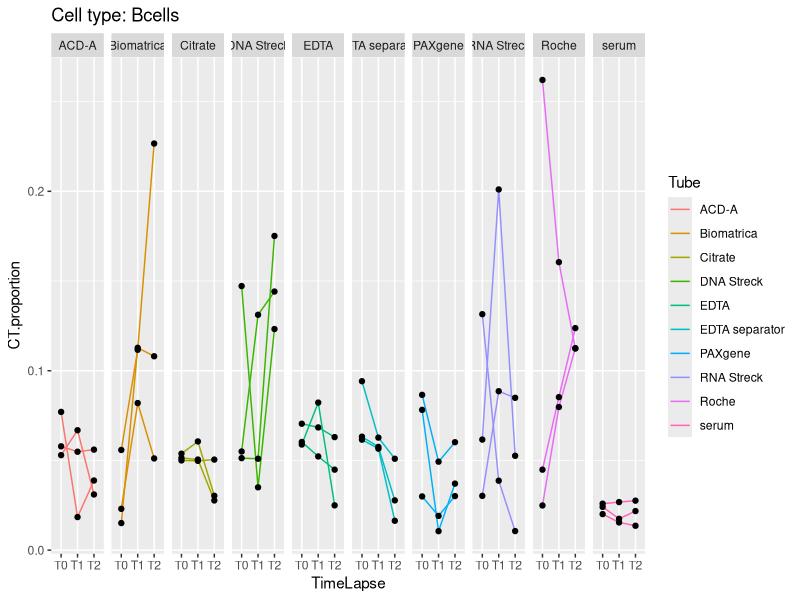
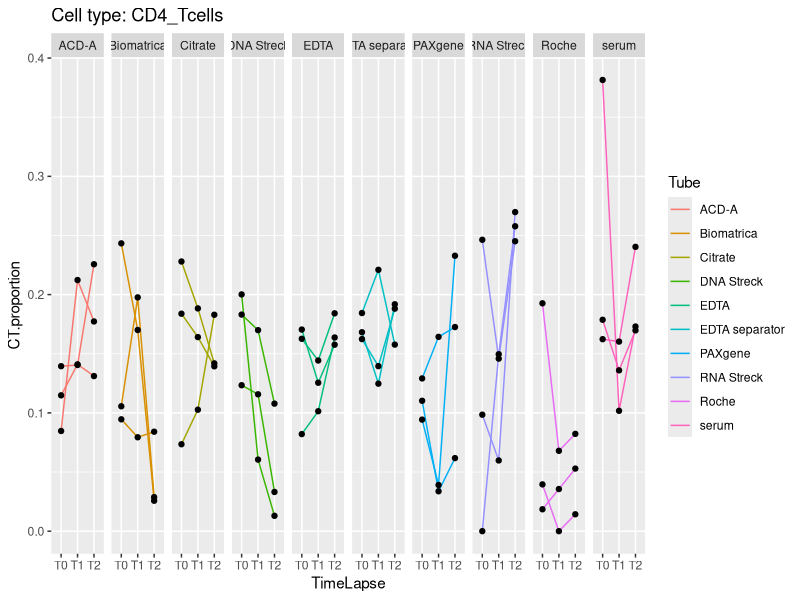
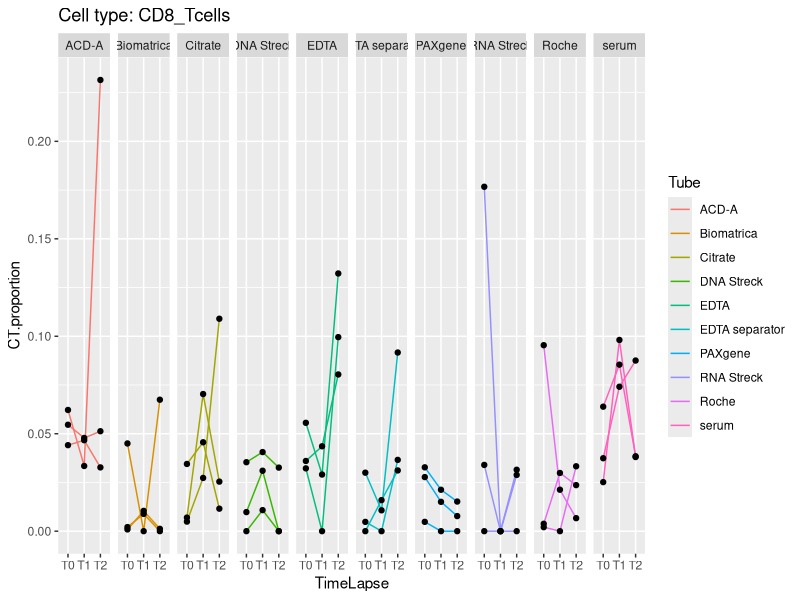
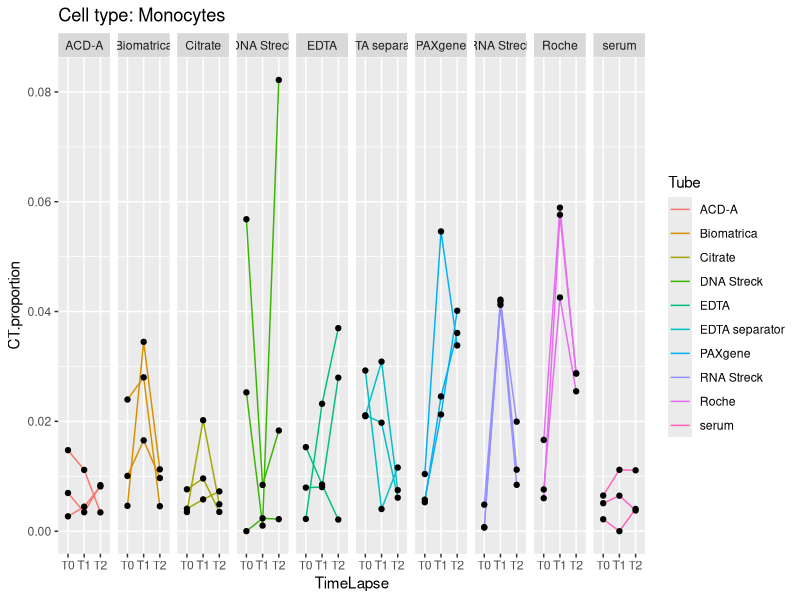
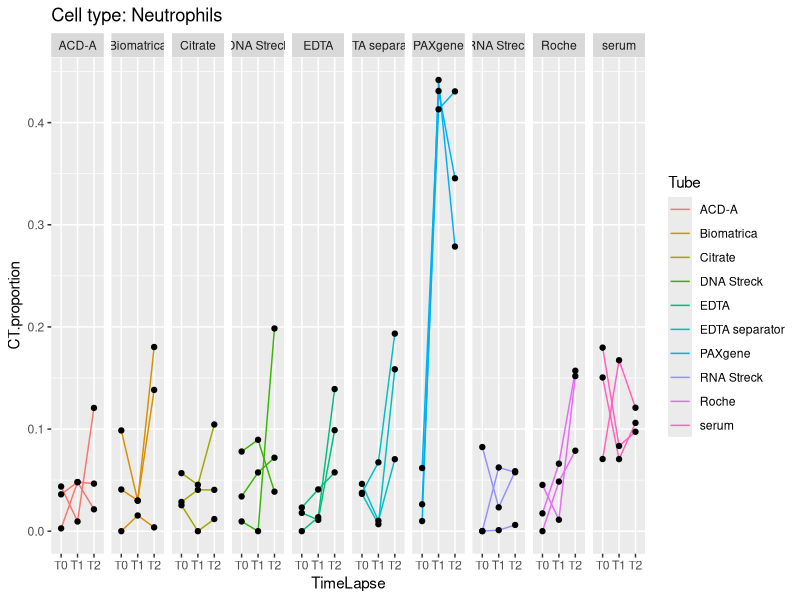
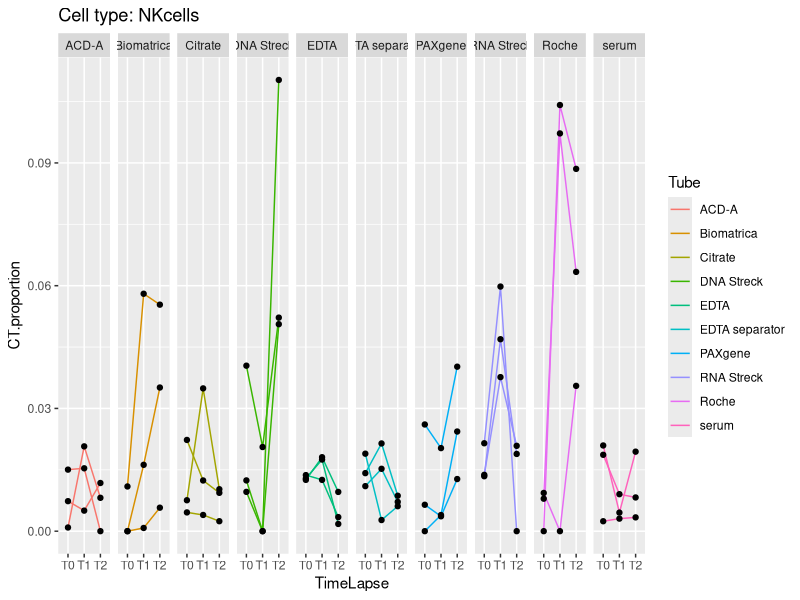
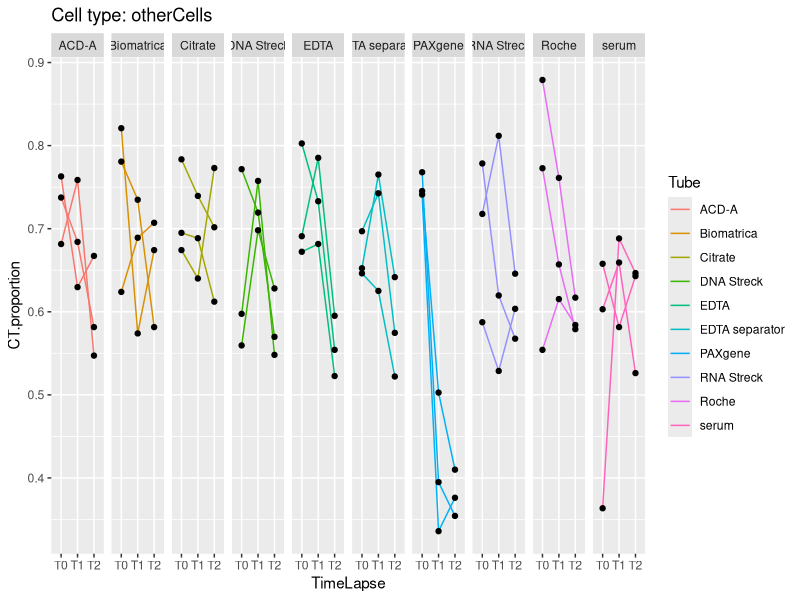
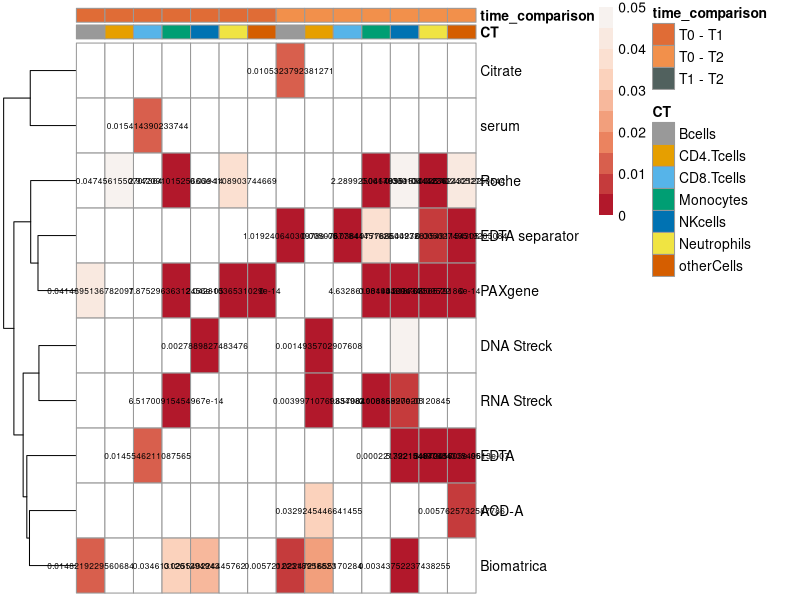

The R script that drew these images, in order: (Note: this script raises an error after producing the figures.)
# "Repeated measures analyses: beta regression models - FRANCISCO NOV 2022"

library(nlme)
library(ggplot2)
library(multcomp)
library(emmeans)
library(glmmTMB)
library(car)

require(data.table)
require(tidyverse)
require(dplyr)
library(ggplot2)
library(ggrepel)
require(pheatmap)
require(cowplot)
require(gridExtra)
library(RColorBrewer)

set.seed(189672)


db<-read.csv("duplicates.csv")
str(db)

db$Tube<-as.factor(db$Tube)
db$RNAisolation<-as.factor(db$RNAisolation)
db$TimeLapse<-as.factor(db$TimeLapse)
db$donorID<-as.factor(db$donorID)

Tube.levels<-levels(db$Tube)
RNAisolation.levels<-levels(db$RNAisolation)
TimeLapse.levels<-levels(db$TimeLapse)

db2 = fread("EPIC.BRef_mixed_model_input.txt", data.table = FALSE)
db2$Tube<-as.factor(db2$Tube)
db2$BiologicalReplicate<-as.factor(db2$BiologicalReplicate)
db2$TimeLapse<-as.factor(db2$TimeLapse)

cell.types<-unique(db2$CT)

cnt<-1
p<-list()
for(ct in cell.types) {
  p1<-ggplot(data = db2[db2$CT==ct,], aes(x = TimeLapse, y = CT.proportion, group = Tube:BiologicalReplicate))
  p2<-p1+geom_line(aes(color=Tube))+geom_point() + facet_grid(. ~ Tube)+
    ggtitle(paste("Cell type: ",ct,sep=""))
  p[[cnt]]<-p2
  cnt<-cnt+1
}
p

dev.off()

####################################
# Based on the previous visualisations, O.Thas suggested to have different variances for the tubes. Separate analyses for the cell types.
# Beta regression models with random effects for all cell types

ALL_OUTPUT = lapply(cell.types, function(cell_type){
  
  m <- glmmTMB(CT.proportion ~ Tube*TimeLapse + (1|BiologicalReplicate),
             dispformula = ~Tube,
             family = beta_family(),
             data=db2[db2$CT==cell_type,])
  
  m.methods <- emmeans(m, ~TimeLapse|Tube)
  
  results = reshape2::melt(pairs(m.methods))
  results = results[,c(1,2,ncol(results))]
  colnames(results) = c("time_comparison", "tube", "p-value")
  results$CT = gsub("_","\\.", cell_type)
  results
  
})

ALL_OUTPUT = do.call(rbind.data.frame, ALL_OUTPUT)

ALL_OUTPUT = data.table::dcast.data.table(data.table(ALL_OUTPUT), formula = tube ~ CT + time_comparison, value.var = "p-value") %>% as.data.frame()
rownames(ALL_OUTPUT) = ALL_OUTPUT$tube
ALL_OUTPUT$tube = NULL

######################################################################################
## Re-order columns on heatmap: all T0-T1, T1-T2 and T0-T2
ALL_OUTPUT = ALL_OUTPUT[, c(grep("T0 - T1", colnames(ALL_OUTPUT)), grep("T1 - T2", colnames(ALL_OUTPUT)), grep("T0 - T2", colnames(ALL_OUTPUT)))]

annotation = data.frame(
  CT = colnames(ALL_OUTPUT) %>% strsplit(., "_") %>% lapply(., function(x) x[1]) %>% unlist(),
  time_comparison = colnames(ALL_OUTPUT) %>% strsplit(., "_") %>% lapply(., function(x) x[2]) %>% unlist()
)
rownames(annotation) = colnames(ALL_OUTPUT)

annotation_colors = list(
  time_comparison = c(`T0 - T1`="#E06C36", `T0 - T2`="#F2904B", `T1 - T2`="#51615E"),
  CT = c(Bcells="#999999", CD4.Tcells="#E69F00", CD8.Tcells="#56B4E9", Monocytes="#009E73", NKcells="#0072B2", Neutrophils="#F0E442", otherCells="#D55E00")
)

ALL_OUTPUT.backup = ALL_OUTPUT

## Transform p-values > 0.05 TO WHITE, gradient of p-values only for significant ones!
ALL_OUTPUT = ALL_OUTPUT.backup

#Reorder matrix & only keep T0-T1 and T0-T2
ALL_OUTPUT = ALL_OUTPUT[c("ACD-A","Citrate","EDTA","EDTA separator","serum","Biomatrica","DNA Streck","RNA Streck","PAXgene","Roche"),grep("T1 - T2",colnames(ALL_OUTPUT),invert=T, value = T)]

#breaks for legend
bk1 <- c(seq(0, 0.051, by = 0.005))

#Make custom color palette
custom_palette = c(colorRampPalette(brewer.pal(n = 7, name = "RdBu"))(20))
custom_palette2 = c(custom_palette[1:10], 'white')

#make matrix of labels (to display "<0.01" instead of the actual value)
#labels_tab <- round(ALL_OUTPUT, 3)
#labels_tab[labels_tab < 0.001] <- "<0.001"
labels_tab <- ALL_OUTPUT
labels_tab[labels_tab > 0.05] <- ""
#use scientific notation
labels_tab_formatted <- apply(labels_tab, c(1, 2), function(x) {
  formatted <- sprintf("%.1e", as.numeric(x)) # Format to scientific notation
  gsub("NA","",gsub("e-0", "e-", gsub("e\\+0", "e+", formatted))) # Remove leading zero in exponent
})

pdf("./NON_BINARY_sig_pvalue_inblack_beta_reg_OCT2023.pdf", height = 4, width = 10)
  pheatmap::pheatmap(round(ALL_OUTPUT, 3), 
                     cluster_cols = FALSE, 
                     cluster_rows = TRUE,
                     annotation = annotation, 
                     annotation_colors = annotation_colors, 
                     breaks = bk1,
                     display_numbers = labels_tab, fontsize_number = 6, number_color="black",
                     na_col = "white",
                     gaps_row = 5,
                     color = custom_palette2,
                     show_colnames = FALSE,
                     angle_col = 45)
dev.off()

######################################################################################
## Make an extra heatmap where cell type proportions themselves are plotted
DT = dcast(db2, fun.aggregate = mean, by = c("BiologicalReplicate"), formula = Tube ~ TimeLapse + CT, value.var = "CT.proportion") %>% data.frame()
rownames(DT) = DT$Tube
DT$Tube = NULL

#Make custom color palette
custom_palette = c(colorRampPalette(brewer.pal(n = 7, name = "RdBu"))(20))
custom_palette2 = c(custom_palette[1:8], 'white') %>% rev()

annotation = data.frame(
  CT = colnames(DT) %>% strsplit(., "_") %>% lapply(., function(x) x[2]) %>% unlist(),
  time_comparison = colnames(DT) %>% strsplit(., "_") %>% lapply(., function(x) x[1]) %>% unlist()
)
rownames(annotation) = colnames(DT)

annotation_colors = list(
  CT = c(Bcells="#999999", CD4="#E69F00", CD8="#56B4E9", Monocytes="#009E73", NKcells="#0072B2", Neutrophils="#F0E442", otherCells="#D55E00"),
  time_comparison = c(T0="#ede2f0", T1="#7f617e", T2="#4a345b")
)


pdf("./NON_BINARY_mean.CT.prop_OCT2023.pdf", height = 4, width = 10)
pheatmap::pheatmap(round(DT, 3), 
                   cluster_cols = FALSE, 
                   cluster_rows = TRUE,
                   annotation = annotation, 
                   annotation_colors = annotation_colors, 
                   display_numbers = TRUE, fontsize_number = 6, number_color="black",
                   na_col = "white",
                   color = custom_palette2,
                   show_colnames = FALSE,
                   angle_col = 45)
dev.off()
